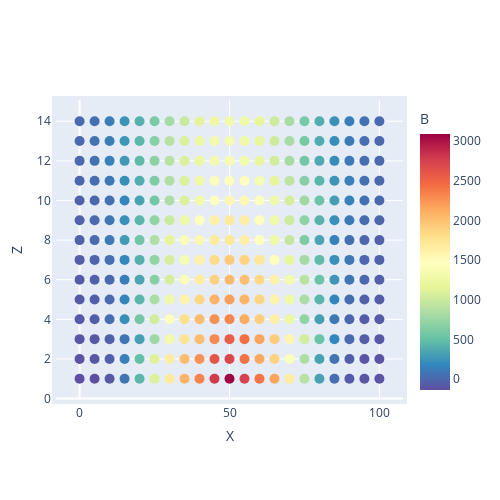

Here is the notebook cell this chart was saved with:
### Code cell
fig = px.scatter(fields_flat, x='X', y='Z', color='B', opacity=1, color_continuous_scale='Spectral_r')
fig.update_traces(marker={'size': 10})
fig.update_layout(
    autosize=False,
    width=500,
    height=500,
    margin=dict(
        l=50,
        r=50,
        b=100,
        t=100,
        pad=4,
    )
)
fig.show()

### Figure 1 — Plotly figure (JSON) as saved in the notebook; plotly's stock layout.template omitted (floating-point values rounded to 4 significant figures; data arrays with more than 128 entries replaced by an {"elided": "..."} marker saying what was removed)
{"data": [{"hovertemplate": "X=%{x}<br>Z=%{y}<br>B=%{marker.color}<extra></extra>", "legendgroup": "", "marker": {"color": {"elided": "294 float values"}, "coloraxis": "coloraxis", "opacity": 1, "size": 10, "symbol": "circle"}, "mode": "markers", "name": "", "orientation": "v", "showlegend": false, "type": "scatter", "x": {"elided": "294 int values"}, "xaxis": "x", "y": {"elided": "294 int values"}, "yaxis": "y"}], "layout": {"autosize": false, "coloraxis": {"colorbar": {"title": {"text": "B"}}, "colorscale": [[0, "rgb(94,79,162)"], [0.1, "rgb(50,136,189)"], [0.2, "rgb(102,194,165)"], [0.3, "rgb(171,221,164)"], [0.4, "rgb(230,245,152)"], [0.5, "rgb(255,255,191)"], [0.6, "rgb(254,224,139)"], [0.7, "rgb(253,174,97)"], [0.8, "rgb(244,109,67)"], [0.9, "rgb(213,62,79)"], [1, "rgb(158,1,66)"]]}, "height": 500, "legend": {"tracegroupgap": 0}, "margin": {"b": 100, "l": 50, "pad": 4, "r": 50, "t": 100}, "width": 500, "xaxis": {"anchor": "y", "domain": [0, 1], "title": {"text": "X"}}, "yaxis": {"anchor": "x", "domain": [0, 1], "title": {"text": "Z"}}}}
